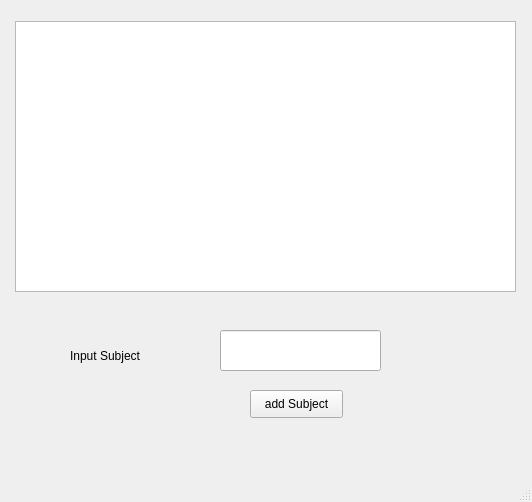
<?xml version="1.0" encoding="UTF-8"?>
<ui version="4.0">
 <class>addSubjectWindow</class>
 <widget class="QMainWindow" name="addSubjectWindow">
  <property name="geometry">
   <rect>
    <x>0</x>
    <y>0</y>
    <width>532</width>
    <height>502</height>
   </rect>
  </property>
  <property name="windowTitle">
   <string>MainWindow</string>
  </property>
  <widget class="QWidget" name="centralwidget">
   <widget class="QPushButton" name="pushButton">
    <property name="geometry">
     <rect>
      <x>250</x>
      <y>390</y>
      <width>93</width>
      <height>28</height>
     </rect>
    </property>
    <property name="text">
     <string>add Subject</string>
    </property>
   </widget>
   <widget class="QLineEdit" name="lineEdit">
    <property name="geometry">
     <rect>
      <x>220</x>
      <y>330</y>
      <width>161</width>
      <height>41</height>
     </rect>
    </property>
   </widget>
   <widget class="QLabel" name="label">
    <property name="geometry">
     <rect>
      <x>70</x>
      <y>340</y>
      <width>121</width>
      <height>31</height>
     </rect>
    </property>
    <property name="text">
     <string>Input Subject</string>
    </property>
   </widget>
   <widget class="QTableView" name="subjectTableView">
    <property name="geometry">
     <rect>
      <x>15</x>
      <y>21</y>
      <width>501</width>
      <height>271</height>
     </rect>
    </property>
   </widget>
  </widget>
  <widget class="QMenuBar" name="menubar">
   <property name="geometry">
    <rect>
     <x>0</x>
     <y>0</y>
     <width>532</width>
     <height>26</height>
    </rect>
   </property>
  </widget>
  <widget class="QStatusBar" name="statusbar"/>
 </widget>
 <resources/>
 <connections/>
</ui>
